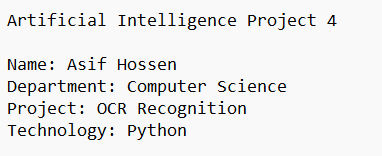
#> input picture input/sample.png, 382 x 156 px
$ python main.py
#> lines starting #> are read from the running program, lines starting #| are printed output that depends on the picture; after the words box and inside, x2 and y2 are one past the last pixel; in counts of white or black regions, pixels touching at a corner belong together
import cv2
import pytesseract

# Tesseract OCR path
pytesseract.pytesseract.tesseract_cmd = (
    r"C:\Program Files\Tesseract-OCR\tesseract.exe"
)

# 1. Load input image
image = cv2.imread("input/sample.png")
#> image is the input picture: shape (156, 382, 3); mean B, G, R 235.5, 235.5, 235.5

if image is None:
    print("ERROR: input/sample.png not found!")
    exit()

# 2. Convert to grayscale
gray = cv2.cvtColor(image, cv2.COLOR_BGR2GRAY)
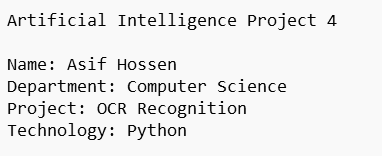
#> gray: shape (156, 382); min 0, max 249, mean 235.5

# 3. Apply Gaussian Blur
blur = cv2.GaussianBlur(gray, (5, 5), 0)
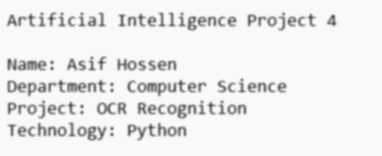
#> blur: shape (156, 382); min 81, max 249, mean 235.5

# 4. Apply Adaptive Thresholding
thresh = cv2.adaptiveThreshold(
    blur,
    255,
    cv2.ADAPTIVE_THRESH_GAUSSIAN_C,
    cv2.THRESH_BINARY,
    11,
    2
)
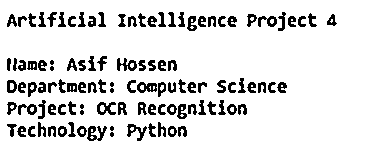
#> thresh: shape (156, 382); 88.3% white; 108 black regions (8 under 20 px), largest, box (x1, y1, x2, y2) and area: (87, 126, 107, 141) 160, (117, 58, 137, 71) 143, (97, 102, 116, 115) 138

# 5. Save processed image
cv2.imwrite("output/processed.png", thresh)

# 6. OCR
config = "--psm 6"

#> (the run stopped early here; a loop or call above may not have finished)
